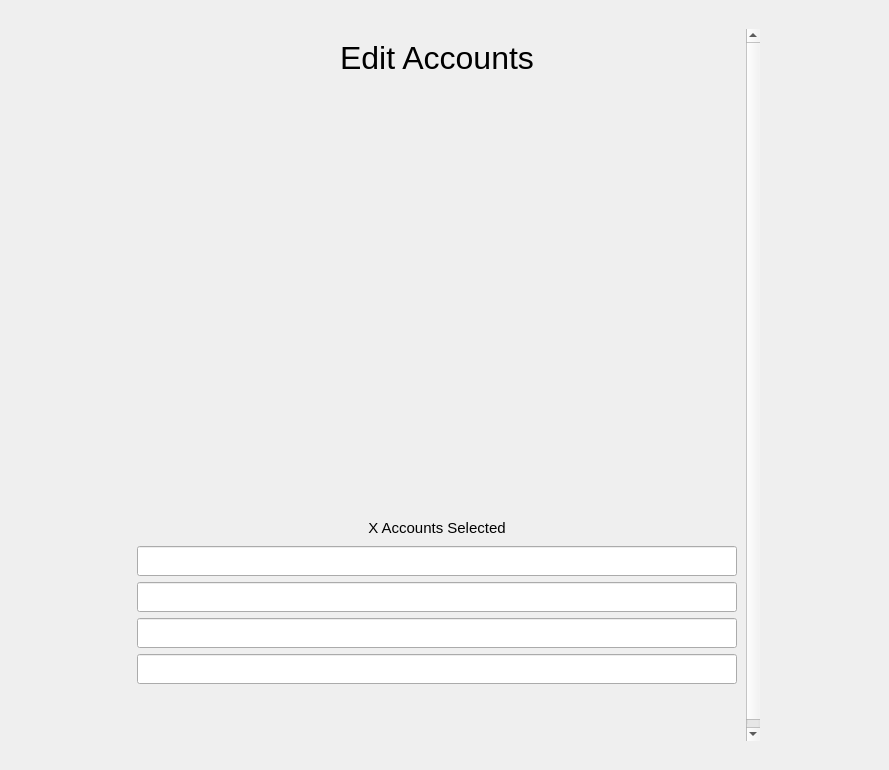
<?xml version="1.0" encoding="UTF-8"?>
<ui version="4.0">
 <class>editAllPopup</class>
 <widget class="QWidget" name="editAllPopup">
  <property name="geometry">
   <rect>
    <x>0</x>
    <y>0</y>
    <width>889</width>
    <height>770</height>
   </rect>
  </property>
  <property name="sizePolicy">
   <sizepolicy hsizetype="Maximum" vsizetype="Maximum">
    <horstretch>0</horstretch>
    <verstretch>0</verstretch>
   </sizepolicy>
  </property>
  <property name="windowTitle">
   <string>Form</string>
  </property>
  <layout class="QVBoxLayout" name="verticalLayout">
   <property name="spacing">
    <number>0</number>
   </property>
   <property name="leftMargin">
    <number>0</number>
   </property>
   <property name="topMargin">
    <number>20</number>
   </property>
   <property name="rightMargin">
    <number>0</number>
   </property>
   <property name="bottomMargin">
    <number>20</number>
   </property>
   <item alignment="Qt::AlignHCenter">
    <widget class="QFrame" name="main">
     <property name="minimumSize">
      <size>
       <width>650</width>
       <height>0</height>
      </size>
     </property>
     <property name="maximumSize">
      <size>
       <width>650</width>
       <height>16777215</height>
      </size>
     </property>
     <property name="frameShape">
      <enum>QFrame::NoFrame</enum>
     </property>
     <property name="frameShadow">
      <enum>QFrame::Raised</enum>
     </property>
     <layout class="QVBoxLayout" name="main_layout">
      <item>
       <widget class="QScrollArea" name="scrollArea">
        <property name="frameShape">
         <enum>QFrame::NoFrame</enum>
        </property>
        <property name="verticalScrollBarPolicy">
         <enum>Qt::ScrollBarAsNeeded</enum>
        </property>
        <property name="horizontalScrollBarPolicy">
         <enum>Qt::ScrollBarAlwaysOff</enum>
        </property>
        <property name="widgetResizable">
         <bool>true</bool>
        </property>
        <property name="alignment">
         <set>Qt::AlignCenter</set>
        </property>
        <widget class="QWidget" name="scrollAreaWidgetContents">
         <property name="geometry">
          <rect>
           <x>0</x>
           <y>0</y>
           <width>615</width>
           <height>720</height>
          </rect>
         </property>
         <layout class="QVBoxLayout" name="verticalLayout_2">
          <item>
           <widget class="QLabel" name="title">
            <property name="minimumSize">
             <size>
              <width>0</width>
              <height>40</height>
             </size>
            </property>
            <property name="maximumSize">
             <size>
              <width>16777215</width>
              <height>40</height>
             </size>
            </property>
            <property name="font">
             <font>
              <pointsize>24</pointsize>
             </font>
            </property>
            <property name="text">
             <string>Edit Accounts</string>
            </property>
            <property name="alignment">
             <set>Qt::AlignCenter</set>
            </property>
           </widget>
          </item>
          <item>
           <widget class="QFrame" name="table">
            <property name="minimumSize">
             <size>
              <width>0</width>
              <height>400</height>
             </size>
            </property>
            <property name="maximumSize">
             <size>
              <width>16777215</width>
              <height>400</height>
             </size>
            </property>
            <property name="frameShape">
             <enum>QFrame::NoFrame</enum>
            </property>
            <property name="frameShadow">
             <enum>QFrame::Raised</enum>
            </property>
            <layout class="QVBoxLayout" name="table_layout">
             <property name="spacing">
              <number>0</number>
             </property>
             <property name="leftMargin">
              <number>0</number>
             </property>
             <property name="topMargin">
              <number>0</number>
             </property>
             <property name="rightMargin">
              <number>0</number>
             </property>
             <property name="bottomMargin">
              <number>0</number>
             </property>
            </layout>
           </widget>
          </item>
          <item>
           <widget class="QFrame" name="toggle">
            <property name="minimumSize">
             <size>
              <width>0</width>
              <height>50</height>
             </size>
            </property>
            <property name="maximumSize">
             <size>
              <width>16777215</width>
              <height>50</height>
             </size>
            </property>
            <property name="font">
             <font>
              <pointsize>6</pointsize>
             </font>
            </property>
            <property name="frameShape">
             <enum>QFrame::NoFrame</enum>
            </property>
            <property name="frameShadow">
             <enum>QFrame::Raised</enum>
            </property>
            <layout class="QVBoxLayout" name="toggle_layout">
             <property name="spacing">
              <number>0</number>
             </property>
             <property name="leftMargin">
              <number>0</number>
             </property>
             <property name="topMargin">
              <number>0</number>
             </property>
             <property name="rightMargin">
              <number>0</number>
             </property>
             <property name="bottomMargin">
              <number>0</number>
             </property>
             <item>
              <widget class="QFrame" name="toggle_button">
               <property name="frameShape">
                <enum>QFrame::NoFrame</enum>
               </property>
               <property name="frameShadow">
                <enum>QFrame::Raised</enum>
               </property>
               <layout class="QVBoxLayout" name="toggle_button_layout">
                <property name="spacing">
                 <number>0</number>
                </property>
                <property name="leftMargin">
                 <number>0</number>
                </property>
                <property name="topMargin">
                 <number>0</number>
                </property>
                <property name="rightMargin">
                 <number>0</number>
                </property>
                <property name="bottomMargin">
                 <number>0</number>
                </property>
               </layout>
              </widget>
             </item>
             <item>
              <widget class="QLabel" name="toggle_text">
               <property name="font">
                <font>
                 <pointsize>11</pointsize>
                </font>
               </property>
               <property name="text">
                <string>X Accounts Selected</string>
               </property>
               <property name="alignment">
                <set>Qt::AlignCenter</set>
               </property>
              </widget>
             </item>
            </layout>
           </widget>
          </item>
          <item>
           <widget class="QLineEdit" name="lineEdit">
            <property name="minimumSize">
             <size>
              <width>0</width>
              <height>30</height>
             </size>
            </property>
            <property name="maximumSize">
             <size>
              <width>16777215</width>
              <height>30</height>
             </size>
            </property>
           </widget>
          </item>
          <item>
           <widget class="QLineEdit" name="lineEdit_2">
            <property name="minimumSize">
             <size>
              <width>0</width>
              <height>30</height>
             </size>
            </property>
            <property name="maximumSize">
             <size>
              <width>16777215</width>
              <height>30</height>
             </size>
            </property>
           </widget>
          </item>
          <item>
           <widget class="QLineEdit" name="lineEdit_3">
            <property name="minimumSize">
             <size>
              <width>0</width>
              <height>30</height>
             </size>
            </property>
            <property name="maximumSize">
             <size>
              <width>16777215</width>
              <height>30</height>
             </size>
            </property>
           </widget>
          </item>
          <item>
           <widget class="QLineEdit" name="lineEdit_4">
            <property name="minimumSize">
             <size>
              <width>0</width>
              <height>30</height>
             </size>
            </property>
            <property name="maximumSize">
             <size>
              <width>16777215</width>
              <height>30</height>
             </size>
            </property>
           </widget>
          </item>
          <item>
           <widget class="QFrame" name="button">
            <property name="minimumSize">
             <size>
              <width>0</width>
              <height>50</height>
             </size>
            </property>
            <property name="maximumSize">
             <size>
              <width>16777215</width>
              <height>50</height>
             </size>
            </property>
            <property name="frameShape">
             <enum>QFrame::NoFrame</enum>
            </property>
            <property name="frameShadow">
             <enum>QFrame::Raised</enum>
            </property>
            <layout class="QVBoxLayout" name="button_layout">
             <property name="spacing">
              <number>0</number>
             </property>
             <property name="leftMargin">
              <number>0</number>
             </property>
             <property name="topMargin">
              <number>0</number>
             </property>
             <property name="rightMargin">
              <number>0</number>
             </property>
             <property name="bottomMargin">
              <number>0</number>
             </property>
            </layout>
           </widget>
          </item>
         </layout>
        </widget>
       </widget>
      </item>
     </layout>
    </widget>
   </item>
  </layout>
 </widget>
 <resources/>
 <connections/>
</ui>
